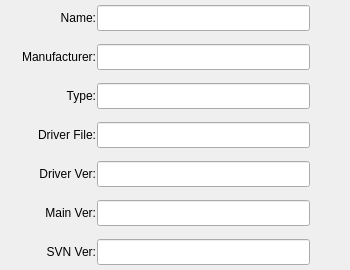
          <widget class="QWidget" name="widget" native="true">
           <layout class="QVBoxLayout" name="verticalLayout">
            <property name="spacing">
             <number>3</number>
            </property>
            <property name="leftMargin">
             <number>6</number>
            </property>
            <property name="topMargin">
             <number>0</number>
            </property>
            <property name="rightMargin">
             <number>0</number>
            </property>
            <property name="bottomMargin">
             <number>0</number>
            </property>
            <item>
             <widget class="QWidget" name="widget_3" native="true">
              <property name="minimumSize">
               <size>
                <width>0</width>
                <height>36</height>
               </size>
              </property>
              <property name="maximumSize">
               <size>
                <width>16777215</width>
                <height>36</height>
               </size>
              </property>
              <layout class="QHBoxLayout" name="horizontalLayout_7">
               <property name="spacing">
                <number>1</number>
               </property>
               <property name="leftMargin">
                <number>0</number>
               </property>
               <property name="topMargin">
                <number>0</number>
               </property>
               <property name="rightMargin">
                <number>0</number>
               </property>
               <property name="bottomMargin">
                <number>0</number>
               </property>
               <item>
                <widget class="QLabel" name="nameText">
                 <property name="minimumSize">
                  <size>
                   <width>90</width>
                   <height>18</height>
                  </size>
                 </property>
                 <property name="maximumSize">
                  <size>
                   <width>90</width>
                   <height>18</height>
                  </size>
                 </property>
                 <property name="text">
                  <string>Name:</string>
                 </property>
                 <property name="alignment">
                  <set>Qt::AlignRight|Qt::AlignTrailing|Qt::AlignVCenter</set>
                 </property>
                </widget>
               </item>
               <item>
                <widget class="QLineEdit" name="nameEdit">
                 <property name="minimumSize">
                  <size>
                   <width>213</width>
                   <height>26</height>
                  </size>
                 </property>
                 <property name="maximumSize">
                  <size>
                   <width>213</width>
                   <height>26</height>
                  </size>
                 </property>
                 <property name="readOnly">
                  <bool>true</bool>
                 </property>
                </widget>
               </item>
               <item>
                <spacer name="horizontalSpacer_2">
                 <property name="orientation">
                  <enum>Qt::Horizontal</enum>
                 </property>
                 <property name="sizeHint" stdset="0">
                  <size>
                   <width>40</width>
                   <height>20</height>
                  </size>
                 </property>
                </spacer>
               </item>
              </layout>
             </widget>
            </item>
            <item>
             <widget class="QWidget" name="widget_4" native="true">
              <property name="minimumSize">
               <size>
                <width>0</width>
                <height>36</height>
               </size>
              </property>
              <property name="maximumSize">
               <size>
                <width>16777215</width>
                <height>36</height>
               </size>
              </property>
              <layout class="QHBoxLayout" name="horizontalLayout_8">
               <property name="spacing">
                <number>1</number>
               </property>
               <property name="leftMargin">
                <number>0</number>
               </property>
               <property name="topMargin">
                <number>0</number>
               </property>
               <property name="rightMargin">
                <number>0</number>
               </property>
               <property name="bottomMargin">
                <number>0</number>
               </property>
               <item>
                <widget class="QLabel" name="manuText">
                 <property name="minimumSize">
                  <size>
                   <width>90</width>
                   <height>18</height>
                  </size>
                 </property>
                 <property name="maximumSize">
                  <size>
                   <width>90</width>
                   <height>18</height>
                  </size>
                 </property>
                 <property name="text">
                  <string>Manufacturer:</string>
                 </property>
                 <property name="alignment">
                  <set>Qt::AlignRight|Qt::AlignTrailing|Qt::AlignVCenter</set>
                 </property>
                </widget>
               </item>
               <item>
                <widget class="QLineEdit" name="manuEdit">
                 <property name="minimumSize">
                  <size>
                   <width>213</width>
                   <height>26</height>
                  </size>
                 </property>
                 <property name="maximumSize">
                  <size>
                   <width>213</width>
                   <height>26</height>
                  </size>
                 </property>
                 <property name="readOnly">
                  <bool>true</bool>
                 </property>
                </widget>
               </item>
               <item>
                <spacer name="horizontalSpacer_3">
                 <property name="orientation">
                  <enum>Qt::Horizontal</enum>
                 </property>
                 <property name="sizeHint" stdset="0">
                  <size>
                   <width>40</width>
                   <height>20</height>
                  </size>
                 </property>
                </spacer>
               </item>
              </layout>
             </widget>
            </item>
            <item>
             <widget class="QWidget" name="widget_5" native="true">
              <property name="minimumSize">
               <size>
                <width>0</width>
                <height>36</height>
               </size>
              </property>
              <property name="maximumSize">
               <size>
                <width>16777215</width>
                <height>36</height>
               </size>
              </property>
              <layout class="QHBoxLayout" name="horizontalLayout_9">
               <property name="spacing">
                <number>1</number>
               </property>
               <property name="leftMargin">
                <number>0</number>
               </property>
               <property name="topMargin">
                <number>0</number>
               </property>
               <property name="rightMargin">
                <number>0</number>
               </property>
               <property name="bottomMargin">
                <number>0</number>
               </property>
               <item>
                <widget class="QLabel" name="typeText">
                 <property name="minimumSize">
                  <size>
                   <width>90</width>
                   <height>18</height>
                  </size>
                 </property>
                 <property name="maximumSize">
                  <size>
                   <width>90</width>
                   <height>18</height>
                  </size>
                 </property>
                 <property name="text">
                  <string>Type:</string>
                 </property>
                 <property name="alignment">
                  <set>Qt::AlignRight|Qt::AlignTrailing|Qt::AlignVCenter</set>
                 </property>
                </widget>
               </item>
               <item>
                <widget class="QLineEdit" name="typeEdit">
                 <property name="minimumSize">
                  <size>
                   <width>213</width>
                   <height>26</height>
                  </size>
                 </property>
                 <property name="maximumSize">
                  <size>
                   <width>213</width>
                   <height>26</height>
                  </size>
                 </property>
                 <property name="readOnly">
                  <bool>true</bool>
                 </property>
                </widget>
               </item>
               <item>
                <spacer name="horizontalSpacer_4">
                 <property name="orientation">
                  <enum>Qt::Horizontal</enum>
                 </property>
                 <property name="sizeHint" stdset="0">
                  <size>
                   <width>40</width>
                   <height>20</height>
                  </size>
                 </property>
                </spacer>
               </item>
              </layout>
             </widget>
            </item>
            <item>
             <widget class="QWidget" name="widget_6" native="true">
              <property name="minimumSize">
               <size>
                <width>0</width>
                <height>36</height>
               </size>
              </property>
              <property name="maximumSize">
               <size>
                <width>16777215</width>
                <height>36</height>
               </size>
              </property>
              <layout class="QHBoxLayout" name="horizontalLayout_10">
               <property name="spacing">
                <number>1</number>
               </property>
               <property name="leftMargin">
                <number>0</number>
               </property>
               <property name="topMargin">
                <number>0</number>
               </property>
               <property name="rightMargin">
                <number>0</number>
               </property>
               <property name="bottomMargin">
                <number>0</number>
               </property>
               <item>
                <widget class="QLabel" name="driverFileText">
                 <property name="minimumSize">
                  <size>
                   <width>90</width>
                   <height>18</height>
                  </size>
                 </property>
                 <property name="maximumSize">
                  <size>
                   <width>90</width>
                   <height>18</height>
                  </size>
                 </property>
                 <property name="text">
                  <string>Driver File:</string>
                 </property>
                 <property name="alignment">
                  <set>Qt::AlignRight|Qt::AlignTrailing|Qt::AlignVCenter</set>
                 </property>
                </widget>
               </item>
               <item>
                <widget class="QLineEdit" name="driverFileEdit">
                 <property name="minimumSize">
                  <size>
                   <width>213</width>
                   <height>26</height>
                  </size>
                 </property>
                 <property name="maximumSize">
                  <size>
                   <width>213</width>
                   <height>26</height>
                  </size>
                 </property>
                 <property name="readOnly">
                  <bool>true</bool>
                 </property>
                </widget>
               </item>
               <item>
                <spacer name="horizontalSpacer_5">
                 <property name="orientation">
                  <enum>Qt::Horizontal</enum>
                 </property>
                 <property name="sizeHint" stdset="0">
                  <size>
                   <width>40</width>
                   <height>20</height>
                  </size>
                 </property>
                </spacer>
               </item>
              </layout>
             </widget>
            </item>
            <item>
             <widget class="QWidget" name="widget_7" native="true">
              <property name="minimumSize">
               <size>
                <width>0</width>
                <height>36</height>
               </size>
              </property>
              <property name="maximumSize">
               <size>
                <width>16777215</width>
                <height>36</height>
               </size>
              </property>
              <layout class="QHBoxLayout" name="horizontalLayout_11">
               <property name="spacing">
                <number>1</number>
               </property>
               <property name="leftMargin">
                <number>0</number>
               </property>
               <property name="topMargin">
                <number>0</number>
               </property>
               <property name="rightMargin">
                <number>0</number>
               </property>
               <property name="bottomMargin">
                <number>0</number>
               </property>
               <item>
                <widget class="QLabel" name="driverVerText">
                 <property name="minimumSize">
                  <size>
                   <width>90</width>
                   <height>18</height>
                  </size>
                 </property>
                 <property name="maximumSize">
                  <size>
                   <width>90</width>
                   <height>18</height>
                  </size>
                 </property>
                 <property name="text">
                  <string>Driver Ver:</string>
                 </property>
                 <property name="alignment">
                  <set>Qt::AlignRight|Qt::AlignTrailing|Qt::AlignVCenter</set>
                 </property>
                </widget>
               </item>
               <item>
                <widget class="QLineEdit" name="driverVerEdit">
                 <property name="minimumSize">
                  <size>
                   <width>213</width>
                   <height>26</height>
                  </size>
                 </property>
                 <property name="maximumSize">
                  <size>
                   <width>213</width>
                   <height>26</height>
                  </size>
                 </property>
                 <property name="readOnly">
                  <bool>true</bool>
                 </property>
                </widget>
               </item>
               <item>
                <spacer name="horizontalSpacer_6">
                 <property name="orientation">
                  <enum>Qt::Horizontal</enum>
                 </property>
                 <property name="sizeHint" stdset="0">
                  <size>
                   <width>40</width>
                   <height>20</height>
                  </size>
                 </property>
                </spacer>
               </item>
              </layout>
             </widget>
            </item>
            <item>
             <widget class="QWidget" name="widget_8" native="true">
              <property name="minimumSize">
               <size>
                <width>0</width>
                <height>36</height>
               </size>
              </property>
              <property name="maximumSize">
               <size>
                <width>16777215</width>
                <height>36</height>
               </size>
              </property>
              <layout class="QHBoxLayout" name="horizontalLayout_12">
               <property name="spacing">
                <number>1</number>
               </property>
               <property name="leftMargin">
                <number>0</number>
               </property>
               <property name="topMargin">
                <number>0</number>
               </property>
               <property name="rightMargin">
                <number>0</number>
               </property>
               <property name="bottomMargin">
                <number>0</number>
               </property>
               <item>
                <widget class="QLabel" name="mainVerText">
                 <property name="minimumSize">
                  <size>
                   <width>90</width>
                   <height>18</height>
                  </size>
                 </property>
                 <property name="maximumSize">
                  <size>
                   <width>90</width>
                   <height>18</height>
                  </size>
                 </property>
                 <property name="text">
                  <string>Main Ver:</string>
                 </property>
                 <property name="alignment">
                  <set>Qt::AlignRight|Qt::AlignTrailing|Qt::AlignVCenter</set>
                 </property>
                </widget>
               </item>
               <item>
                <widget class="QLineEdit" name="mainVerEdit">
                 <property name="minimumSize">
                  <size>
                   <width>213</width>
                   <height>26</height>
                  </size>
                 </property>
                 <property name="maximumSize">
                  <size>
                   <width>213</width>
                   <height>26</height>
                  </size>
                 </property>
                 <property name="readOnly">
                  <bool>true</bool>
                 </property>
                </widget>
               </item>
               <item>
                <spacer name="horizontalSpacer_7">
                 <property name="orientation">
                  <enum>Qt::Horizontal</enum>
                 </property>
                 <property name="sizeHint" stdset="0">
                  <size>
                   <width>40</width>
                   <height>20</height>
                  </size>
                 </property>
                </spacer>
               </item>
              </layout>
             </widget>
            </item>
            <item>
             <widget class="QWidget" name="widget_9" native="true">
              <property name="minimumSize">
               <size>
                <width>0</width>
                <height>36</height>
               </size>
              </property>
              <property name="maximumSize">
               <size>
                <width>16777215</width>
                <height>36</height>
               </size>
              </property>
              <layout class="QHBoxLayout" name="horizontalLayout_13">
               <property name="spacing">
                <number>1</number>
               </property>
               <property name="leftMargin">
                <number>0</number>
               </property>
               <property name="topMargin">
                <number>0</number>
               </property>
               <property name="rightMargin">
                <number>0</number>
               </property>
               <property name="bottomMargin">
                <number>0</number>
               </property>
               <item>
                <widget class="QLabel" name="svnVerText">
                 <property name="minimumSize">
                  <size>
                   <width>90</width>
                   <height>18</height>
                  </size>
                 </property>
                 <property name="maximumSize">
                  <size>
                   <width>90</width>
                   <height>18</height>
                  </size>
                 </property>
                 <property name="text">
                  <string>SVN Ver:</string>
                 </property>
                 <property name="alignment">
                  <set>Qt::AlignRight|Qt::AlignTrailing|Qt::AlignVCenter</set>
                 </property>
                </widget>
               </item>
               <item>
                <widget class="QLineEdit" name="svnVerEdit">
                 <property name="minimumSize">
                  <size>
                   <width>213</width>
                   <height>26</height>
                  </size>
                 </property>
                 <property name="maximumSize">
                  <size>
                   <width>213</width>
                   <height>26</height>
                  </size>
                 </property>
                 <property name="readOnly">
                  <bool>true</bool>
                 </property>
                </widget>
               </item>
               <item>
                <spacer name="horizontalSpacer_8">
                 <property name="orientation">
                  <enum>Qt::Horizontal</enum>
                 </property>
                 <property name="sizeHint" stdset="0">
                  <size>
                   <width>40</width>
                   <height>20</height>
                  </size>
                 </property>
                </spacer>
               </item>
              </layout>
             </widget>
            </item>
           </layout>
          </widget>
